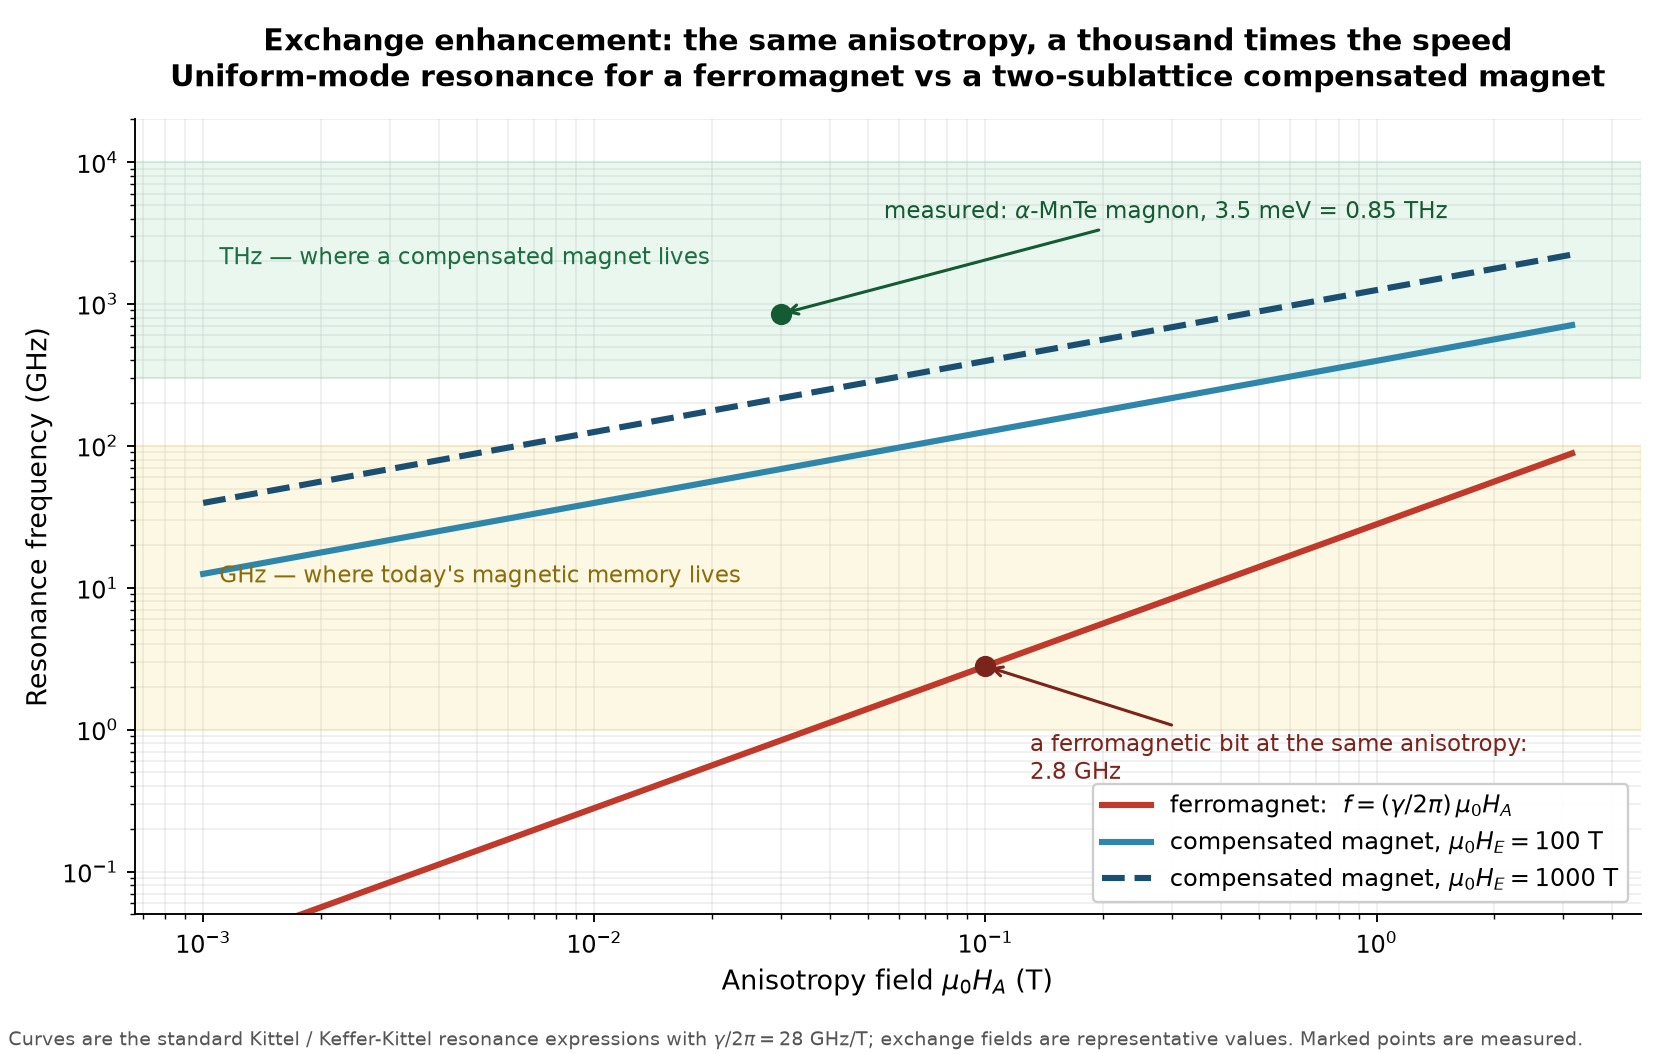

This chart was generated by the following Python code:
#!/usr/bin/env python3
"""Figure 4 — why a compensated magnet is intrinsically a thousand times faster.

This is the real textbook relation, plotted, not a sketch. For a uniaxial magnet with
gyromagnetic ratio gamma/2pi = 28 GHz/T:

  ferromagnet          f = (gamma/2pi) * mu0 * H_A
  two-sublattice       f = (gamma/2pi) * mu0 * sqrt( H_A * (2 H_E + H_A) )
  (antiferro/alter-)

The second is the standard Kittel/Keffer-Kittel antiferromagnetic-resonance result: the
resonance is *exchange-enhanced*, i.e. the anisotropy field is geometrically averaged with
the (enormous) inter-sublattice exchange field instead of standing alone. Exchange fields in
real compensated magnets are of order 10^2 - 10^3 T, which is the whole reason the answer
lands in the terahertz rather than the gigahertz.

Anchors marked on the plot (real measured values, not fitted):
  * α-MnTe magnon mode at 3.5 +- 0.1 meV  ->  0.85 THz   (arXiv:2502.18933, AFM resonance in α-MnTe)
  * a typical ferromagnetic-resonance / STT-MRAM working point, a few GHz
"""

import matplotlib
matplotlib.use("Agg")
import matplotlib.pyplot as plt
import numpy as np

GAMMA = 28.0  # GHz per tesla

mu0_HA = np.logspace(-3, 0.5, 400)   # anisotropy field, tesla

f_fm = GAMMA * mu0_HA                                        # GHz


def f_afm(HA, HE):
    return GAMMA * np.sqrt(HA * (2 * HE + HA))               # GHz


fig, ax = plt.subplots(figsize=(9.8, 6.2))

ax.loglog(mu0_HA, f_fm, color="#C0392B", linewidth=2.6,
          label=r"ferromagnet:  $f=(\gamma/2\pi)\,\mu_{0}H_{A}$")
ax.loglog(mu0_HA, f_afm(mu0_HA, 100), color="#2E86AB", linewidth=2.6,
          label=r"compensated magnet, $\mu_{0}H_{E}=100$ T")
ax.loglog(mu0_HA, f_afm(mu0_HA, 1000), color="#1B4F72", linewidth=2.6, linestyle="--",
          label=r"compensated magnet, $\mu_{0}H_{E}=1000$ T")

# frequency bands
ax.axhspan(1, 100, color="#F4D03F", alpha=0.14)
ax.axhspan(300, 1e4, color="#7DCEA0", alpha=0.16)
ax.text(1.1e-3, 12, "GHz — where today's magnetic memory lives", fontsize=9.6,
        color="#8A6D0B", va="center")
ax.text(1.1e-3, 2100, "THz — where a compensated magnet lives", fontsize=9.6,
        color="#1D6F42", va="center")

# real anchors
ax.plot([0.85e-3 * 0 + 0.03], [0.85e3], marker="o", markersize=8, color="#145A32", zorder=5)
ax.annotate(r"measured: $\alpha$-MnTe magnon, 3.5 meV = 0.85 THz",
            xy=(0.03, 0.85e3), xytext=(0.055, 4000),
            arrowprops=dict(arrowstyle="->", color="#145A32", linewidth=1.3),
            fontsize=9.8, color="#145A32")

ax.plot([0.1], [GAMMA * 0.1], marker="o", markersize=8, color="#7B241C", zorder=5)
ax.annotate("a ferromagnetic bit at the same anisotropy:\n2.8 GHz",
            xy=(0.1, GAMMA * 0.1), xytext=(0.13, 0.45),
            arrowprops=dict(arrowstyle="->", color="#7B241C", linewidth=1.3),
            fontsize=9.8, color="#7B241C")

ax.set_xlabel(r"Anisotropy field $\mu_{0}H_{A}$ (T)", fontsize=11.5)
ax.set_ylabel("Resonance frequency (GHz)", fontsize=11.5)
ax.set_title("Exchange enhancement: the same anisotropy, a thousand times the speed\n"
             "Uniform-mode resonance for a ferromagnet vs a two-sublattice compensated magnet",
             fontsize=12.5, fontweight="bold", pad=14)
ax.set_ylim(0.05, 2e4)
ax.legend(loc="lower right", fontsize=10.2, framealpha=0.95)
ax.grid(which="both", alpha=0.22, linewidth=0.7)
ax.set_axisbelow(True)
ax.spines[["top", "right"]].set_visible(False)

fig.text(0.005, 0.008,
         "Curves are the standard Kittel / Keffer-Kittel resonance expressions with "
         r"$\gamma/2\pi=28$ GHz/T; exchange fields are representative values. "
         "Marked points are measured.",
         fontsize=8.2, color="#555555")

fig.tight_layout(rect=(0, 0.03, 1, 1))
fig.savefig("11-the-unpatchable-bug-and-the-third-magnet-5-plot.png", dpi=170)
print("wrote 11-the-unpatchable-bug-and-the-third-magnet-5-plot.png")
